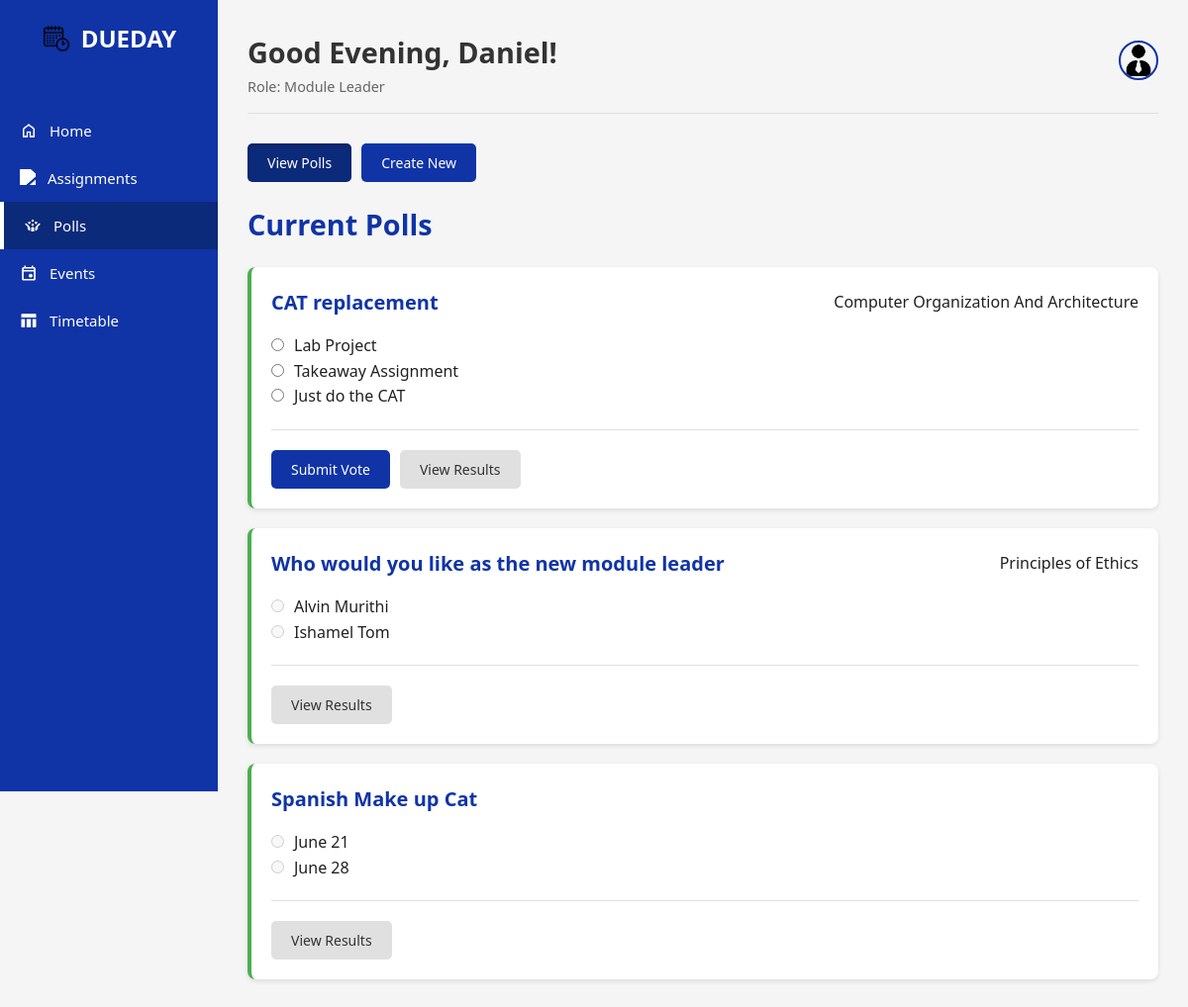
Page /poll.php (signed in) on the committed database.
### tables this page shows
CREATE TABLE `polls` (
  `Poll_ID` int(11) NOT NULL,
  `Poll_Title` varchar(100) NOT NULL,
  `Poll_Description` text DEFAULT NULL,
  `Class_ID` int(11) DEFAULT NULL,
  `Expires_At` datetime NOT NULL,
  `Status` varchar(20) NOT NULL,
  `Is_Anonymous` tinyint(1) NOT NULL DEFAULT 0,
  `Allow_Multiple_Choices` tinyint(1) NOT NULL DEFAULT 0
);

CREATE TABLE `poll_options` (
  `Option_ID` int(11) NOT NULL,
  `Poll_ID` int(11) NOT NULL,
  `Option_Text` varchar(255) NOT NULL
);

### poll.php (the view, shortened to what this page needs)
<?php
require_once 'templates/header.php';
$is_module_leader = ($user_role === 'Module Leader');
$user_voted_polls = [];
$stmt_votes = $conn->prepare("SELECT DISTINCT Poll_ID FROM Poll_Data WHERE User_ID = ?");
$stmt_votes->bind_param("i", $user_id);
$stmt_votes->execute();
$result_votes = $stmt_votes->get_result();
while($row = $result_votes->fetch_assoc()) { $user_voted_polls[] = $row['Poll_ID']; }
$polls_data = [];
$sql = "SELECT p.*, po.Option_ID, po.Option_Text, c.Class_Name FROM Polls p JOIN Poll_Options po ON p.Poll_ID = po.Poll_ID LEFT JOIN Classes c ON p.Class_ID = c.Class_ID WHERE p.Expires_At > NOW() OR p.Poll_ID IN (SELECT Poll_ID FROM Poll_Data WHERE User_ID = ?) ORDER BY p.Expires_At DESC, p.Poll_ID, po.Option_ID";
$stmt_polls = $conn->prepare($sql);
$stmt_polls->bind_param("i", $user_id);
$stmt_polls->execute();
$result = $stmt_polls->get_result();
while ($row = $result->fetch_assoc()) {
    $poll_id = $row['Poll_ID'];
    if (!isset($polls_data[$poll_id])) { $polls_data[$poll_id] = [ 'title' => $row['Poll_Title'], 'description' => $row['Poll_Description'], 'class_name' => $row['Class_Name'], 'expires_at' => new DateTime($row['Expires_At']), 'is_active' => (new DateTime() < new DateTime($row['Expires_At'])), 'allow_multiple' => (bool)$row['Allow_Multiple_Choices'], 'options' => [] ]; }
    $polls_data[$poll_id]['options'][] = ['id' => $row['Option_ID'], 'text' => $row['Option_Text']];
}
?>
<?php if ($is_module_leader): ?>
<div class="page-actions">
    <button class="btn" id="viewBtn">View Polls</button>
    <button class="btn" id="createBtn">Create New</button>
</div>
<?php endif; ?>
<div id="viewSection" class="polls-view-section">
    <h2 class="section-title">Current Polls</h2>
    <?php if (empty($polls_data)): ?><p>No polls are currently active.</p><?php else: foreach ($polls_data as $poll_id => $poll): $user_has_voted = in_array($poll_id, $user_voted_polls); ?>
            <div class="card poll-card--<?php echo $poll['is_active'] ? 'active' : 'closed'; ?>">
                <form method="POST" action="poll.php">
                    <div class="card__header"><h3 class="card__title"><?php echo htmlspecialchars($poll['title']); ?></h3><?php if($poll['class_name']): ?><span class="card__meta-tag"><?php echo htmlspecialchars($poll['class_name']); ?></span><?php endif; ?></div>
                    <div class="poll-body"><div class="poll-options"><?php foreach ($poll['options'] as $option): ?><div class="poll-option"><input type="<?php echo $poll['allow_multiple'] ? 'checkbox' : 'radio'; ?>" name="option<?php echo $poll['allow_multiple'] ? '[]' : ''; ?>" value="<?php echo $option['id']; ?>" id="opt_<?php echo $option['id']; ?>" <?php echo !$poll['is_active'] || $user_has_voted ? 'disabled' : ''; ?>><label for="opt_<?php echo $option['id']; ?>"><?php echo htmlspecialchars($option['text']); ?></label></div><?php endforeach; ?></div></div>
                    <div class="card__footer">
                        <?php if ($poll['is_active'] && !$user_has_voted): ?><button type="submit" class="btn btn--primary">Submit Vote</button><?php endif; ?>
                        <button type="button" class="btn btn--secondary view-results-btn" data-modal-target="resultsModal" data-poll-id="<?php echo $poll_id; ?>">View Results</button>
                    </div>
                </form>
            </div>
    <?php endforeach; endif; ?>
</div>
<?php
require_once 'templates/footer.php';
?>

### assets/css/style.css (style rules this page uses)
:root { --egyptian-blue: #1034A6; --egyptian-blue-light: #2a4cb3; --egyptian-blue-dark: #0c2a7a; --light-gray: #f5f5f5; --medium-gray: #e0e0e0; --dark-gray: #333333; --white: #ffffff; --success: #4CAF50; --warning: #FFC107; --danger: #F44336; --navy-shadow: rgba(16, 52, 166, 0.1); --text-primary: #212121; --text-secondary: #666666; }
* { margin: 0; padding: 0; box-sizing: border-box; font-family: 'Segoe UI', Tahoma, Geneva, Verdana, sans-serif; }
body { background-color: var(--light-gray); color: var(--text-primary); line-height: 1.6; }
.section-title { color: var(--egyptian-blue); margin-bottom: 20px; font-size: 1.8rem; }
.page-actions { display: flex; gap: 10px; margin-bottom: 20px; }
.btn { background-color: var(--egyptian-blue); color: white; border: none; padding: 10px 20px; border-radius: 5px; cursor: pointer; font-size: 14px; font-weight: 500; display: inline-flex; align-items: center; gap: 8px; transition: background-color 0.3s, box-shadow 0.3s; text-decoration: none; }
.btn.is-active { background-color: var(--egyptian-blue-dark); color: var(--white); box-shadow: inset 0 2px 4px rgba(0, 0, 0, 0.2); cursor: default; }
.btn--secondary { background-color: var(--medium-gray); color: var(--dark-gray); }
.card { background-color: white; border-radius: 8px; padding: 20px; margin-bottom: 20px; box-shadow: 0 2px 5px rgba(0,0,0,0.1); border-left: 4px solid var(--egyptian-blue); }
.card__header { display: flex; justify-content: space-between; align-items: center; margin-bottom: 15px; }
.card__title { color: var(--egyptian-blue); font-size: 20px; }
.card__footer { margin-top: 20px; padding-top: 20px; border-top: 1px solid var(--medium-gray); display: flex; gap: 10px; flex-wrap: wrap; }
.poll-card--active { border-left-color: var(--success); }
.poll-option input { margin-right: 10px; }
.is-active { display: block !important; }

### rows in the picture
polls: poll_options.Option_Text "Lab Project", poll_options.Option_Text "Takeaway Assignment", poll_options.Option_Text "Just do the CAT"
polls: poll_options.Option_Text "Alvin Murithi", poll_options.Option_Text "Ishamel Tom"
poll_options: title "Spanish Make up Cat", Option_Text "June 28"
poll_options: Option_Text "June 21"
polls: Poll_ID "☐ June 21", Poll_ID "☐ June 28"

### other values in the picture
$time_based_greeting "Good Evening,"
$user_fname "Daniel"
$user_role "Module Leader"
$poll['title'] "CAT replacement"
$poll['class_name'] "Computer Organization And Architecture"
$poll['title'] "Who would you like as the new module leader"
$poll['class_name'] "Principles of Ethics"
